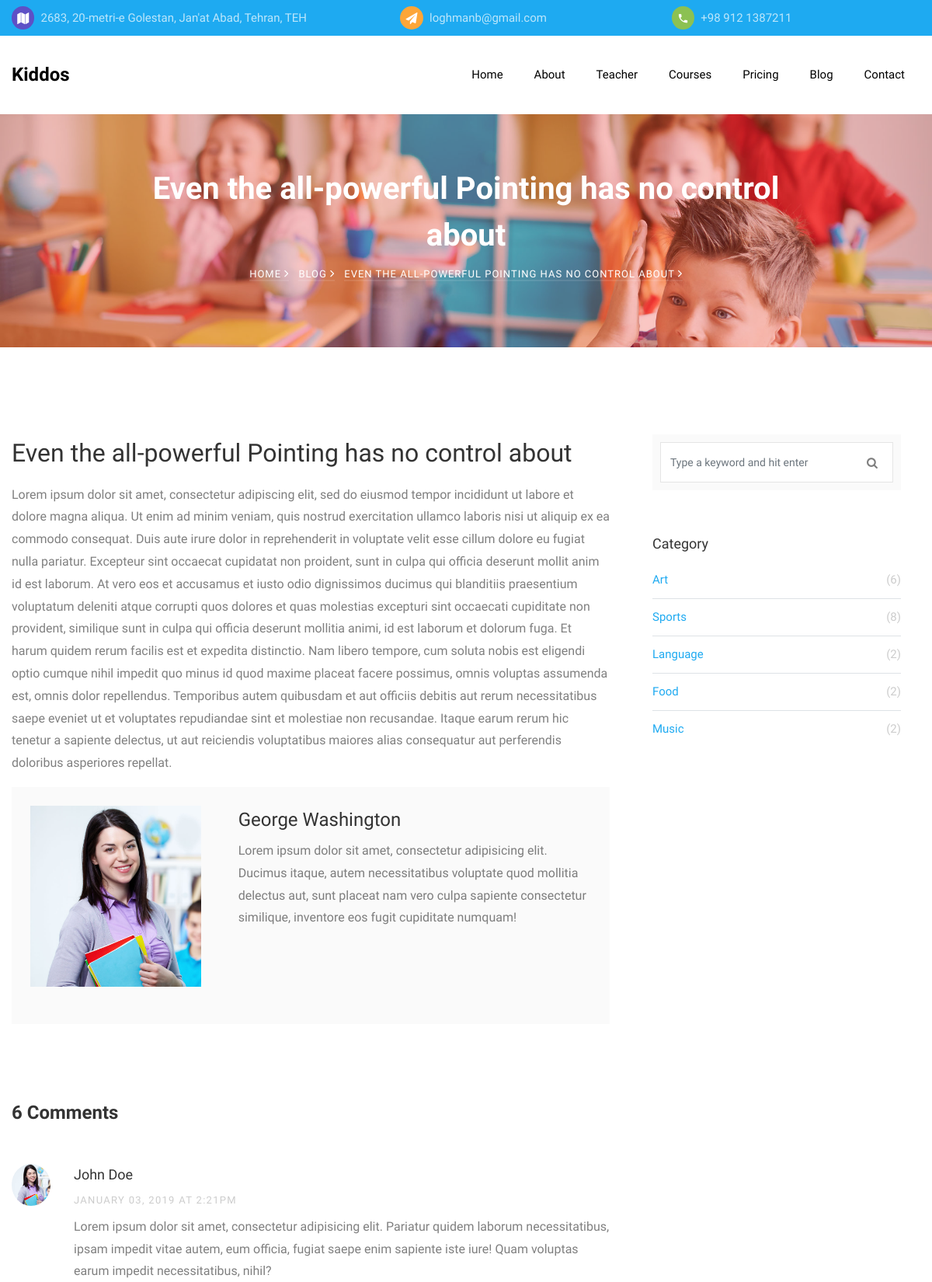
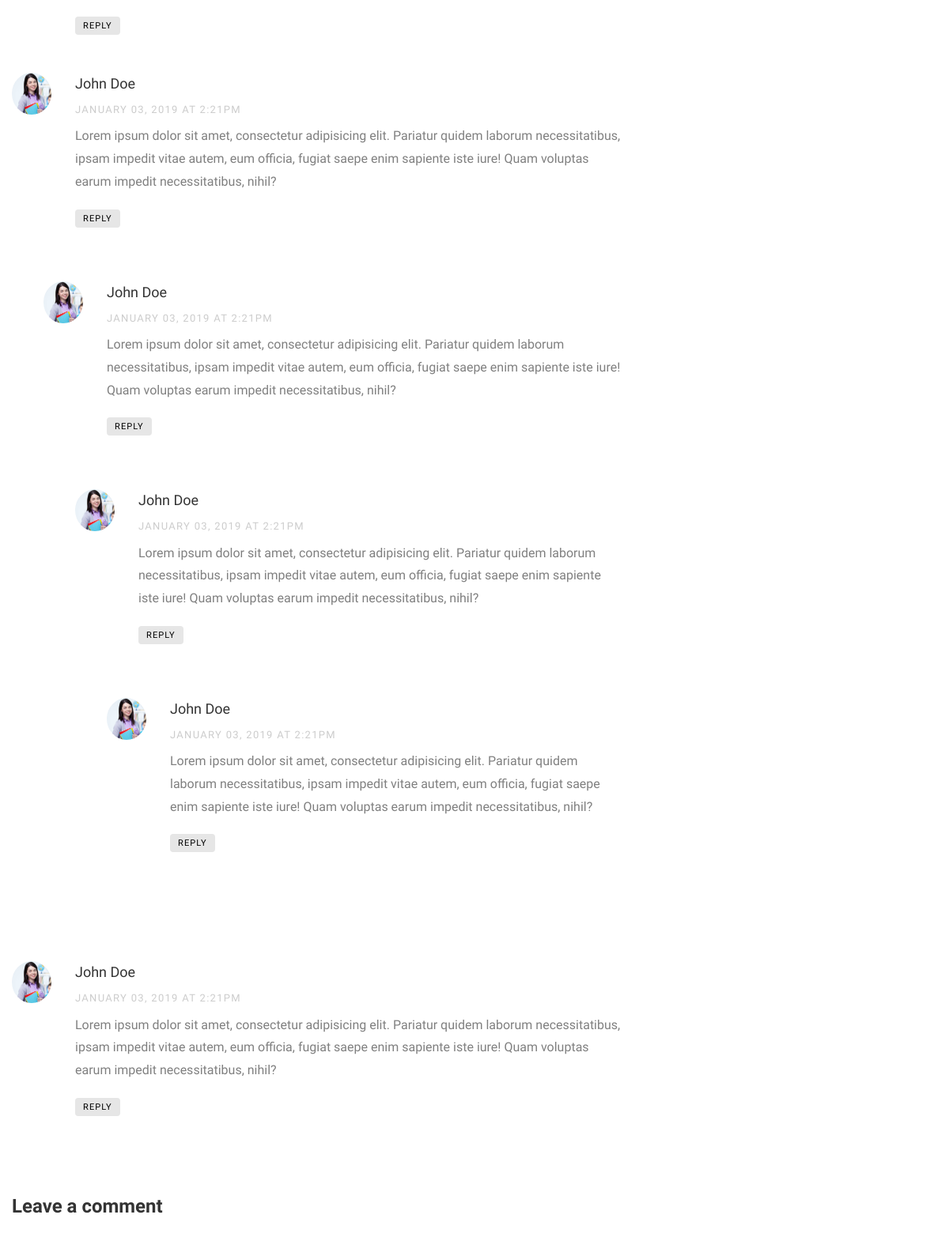
Page /blog/2 (upper part) on the committed database (2 pictures, top to bottom).
### pages/models.py (models this page shows, shortened)
class Setting(models.Model):
    class Meta:
        db_table = 'kiddos_settings'
    name = models.CharField('Name', primary_key=True,
                            max_length=50, blank=False, null=False)
    value = models.TextField('Value', blank=True, null=True)

class BlogPost(models.Model):
    class Meta:
        db_table = 'kiddos_blog_post'
    title = models.CharField('Title', max_length=128, blank=False, null=False)
    short_desc = models.CharField('Short Description', max_length=256)
    body = models.TextField('Body')
    tags = models.CharField(_('Tags'), max_length=128,
                            blank=True, null=False, default='')
    image = models.ImageField('Image', upload_to='images/%Y/%m/%d/')
    is_published = models.BooleanField(_('Is published!'), default=True)
    create_date = models.DateTimeField(verbose_name=_('Creation Date'),
                                       default=datetime.now, blank=True)
    create_user = models.ForeignKey(
        settings.AUTH_USER_MODEL,
        on_delete=models.CASCADE,
        related_name='+',
        blank=True,
        null=True,
        verbose_name=_('Created by'),
    )

### pages/views.py (the view)
# urls.py: path('blog/<int:id>', views.blog_single, name='blog-single'),
def blog_single(request, id):
    blog_post = models.BlogPost.objects.get(pk=id)
    return render(request, 'pages/blog-single.html', {'blog_post': blog_post})

### pages/views.py (called while the page is built)
def render(request, template, data=None):
    if data is None:
        data = {}
    data.update(services.get_website_settings())
    return _render(request, template, data)

### templates/pages/blog-single.html (shortened to what this page needs)
{% extends 'base.html' %}
{% load static %}
{% load humanize %}
{% block content %}
<section class="hero-wrap hero-wrap-2" style="background-image: url('{% static 'images/bg_2.jpg'%}');">
    <div class="overlay"></div>
    <div class="container">
        <div class="row no-gutters slider-text align-items-center justify-content-center">
            <div class="col-md-9 ftco-animate text-center">
                <h1 class="mb-2 bread">{{ blog_post.title }}</h1>
                <p class="breadcrumbs">
                    <span class="mr-2"><a href="{% url 'index' %}">Home <i class="ion-ios-arrow-forward"></i></a></span>
                    <span class="mr-2"><a href="{% url 'blog' %}">Blog <i class="ion-ios-arrow-forward"></i></a></span>
                    <span>{{ blog_post.title }} <i class="ion-ios-arrow-forward"></i></span>
                </p>
            </div>
        </div>
    </div>
</section>
<section class="ftco-section">
    <div class="container">
        <div class="row">
            <div class="col-lg-8 ftco-animate">
                <h2 class="mb-3">{{ blog_post.title }}</h2>
                <p>{{ blog_post.body|safe }}</p>
                <div class="about-author d-flex p-4 bg-light">
                    <div class="bio mr-5">
                        <img src="images/teacher-1.jpg" alt="Image placeholder" class="img-fluid mb-4">
                    </div>
                    <div class="desc">
                        <h3>George Washington</h3>
                        <p>Lorem ipsum dolor sit amet, consectetur adipisicing elit. Ducimus itaque, autem
                            necessitatibus voluptate quod mollitia delectus aut, sunt placeat nam vero culpa sapiente
                            consectetur similique, inventore eos fugit cupiditate numquam!</p>
                    </div>
                </div>
                <div class="pt-5 mt-5">
                    <h3 class="mb-5 h4 font-weight-bold">6 Comments</h3>
                    <ul class="comment-list">
                        <li class="comment">
                            <div class="vcard bio">
                                <img src="images/teacher-1.jpg" alt="Image placeholder">
                            </div>
                            <div class="comment-body">
                                <h3>John Doe</h3>
                                <div class="meta mb-2">January 03, 2019 at 2:21pm</div>
                                <p>Lorem ipsum dolor sit amet, consectetur adipisicing elit. Pariatur quidem laborum
                                    necessitatibus, ipsam impedit vitae autem, eum officia, fugiat saepe enim sapiente
                                    iste iure! Quam voluptas earum impedit necessitatibus, nihil?</p>
                                <p><a href="#" class="reply">Reply</a></p>
                            </div>
                        </li>
                        <li class="comment">
                            <div class="vcard bio">
                                <img src="images/teacher-1.jpg" alt="Image placeholder">
                            </div>
                            <div class="comment-body">
                                <h3>John Doe</h3>
                                <div class="meta mb-2">January 03, 2019 at 2:21pm</div>
                                <p>Lorem ipsum dolor sit amet, consectetur adipisicing elit. Pariatur quidem laborum
                                    necessitatibus, ipsam impedit vitae autem, eum officia, fugiat saepe enim sapiente
                                    iste iure! Quam voluptas earum impedit necessitatibus, nihil?</p>
                                <p><a href="#" class="reply">Reply</a></p>
                            </div>
                            <ul class="children">
                                <li class="comment">
                                    <div class="vcard bio">
                                        <img src="images/teacher-1.jpg" alt="Image placeholder">
                                    </div>
                                    <div class="comment-body">
                                        <h3>John Doe</h3>
                                        <div class="meta mb-2">January 03, 2019 at 2:21pm</div>
                                        <p>Lorem ipsum dolor sit amet, consectetur adipisicing elit. Pariatur quidem
                                            laborum necessitatibus, ipsam impedit vitae autem, eum officia, fugiat saepe
                                            enim sapiente iste iure! Quam voluptas earum impedit necessitatibus, nihil?
                                        </p>
                                        <p><a href="#" class="reply">Reply</a></p>
                                    </div>
                                    <ul class="children">
                                        <li class="comment">
                                            <div class="vcard bio">
                                                <img src="images/teacher-1.jpg" alt="Image placeholder">
                                            </div>
                                            <div class="comment-body">
                                                <h3>John Doe</h3>
                                                <div class="meta mb-2">January 03, 2019 at 2:21pm</div>
                                                <p>Lorem ipsum dolor sit amet, consectetur adipisicing elit. Pariatur
                                                    quidem laborum necessitatibus, ipsam impedit vitae autem, eum
                                                    officia, fugiat saepe enim sapiente iste iure! Quam voluptas earum
                                                    impedit necessitatibus, nihil?</p>
                                                <p><a href="#" class="reply">Reply</a></p>
                                            </div>
                                            <ul class="children">
                                                <li class="comment">
                                                    <div class="vcard bio">
                                                        <img src="images/teacher-1.jpg" alt="Image placeholder">
                                                    </div>
                                                    <div class="comment-body">
                                                        <h3>John Doe</h3>
                                                        <div class="meta mb-2">January 03, 2019 at 2:21pm</div>
                                                        <p>Lorem ipsum dolor sit amet, consectetur adipisicing elit.
                                                            Pariatur quidem laborum necessitatibus, ipsam impedit vitae
                                                            autem, eum officia, fugiat saepe enim sapiente iste iure!
                                                            Quam voluptas earum impedit necessitatibus, nihil?</p>
                                                        <p><a href="#" class="reply">Reply</a></p>
                                                    </div>
                                                </li>
                                            </ul>
                                        </li>
                                    </ul>
                                </li>
                            </ul>
                        </li>
                        <li class="comment">
                            <div class="vcard bio">
                                <img src="images/teacher-1.jpg" alt="Image placeholder">
                            </div>
                            <div class="comment-body">
                                <h3>John Doe</h3>
                                <div class="meta mb-2">January 03, 2019 at 2:21pm</div>
                                <p>Lorem ipsum dolor sit amet, consectetur adipisicing elit. Pariatur quidem laborum
                                    necessitatibus, ipsam impedit vitae autem, eum officia, fugiat saepe enim sapiente
                                    iste iure! Quam voluptas earum impedit necessitatibus, nihil?</p>
                                <p><a href="#" class="reply">Reply</a></p>
                            </div>
                        </li>
                    </ul>
                    <div class="comment-form-wrap pt-5">
                        <h3 class="mb-5 h4 font-weight-bold">Leave a comment</h3>
                    </div>
                </div>
            </div>
            <div class="col-lg-4 sidebar ftco-animate">
                <div class="sidebar-box">
                    <form action="#" class="search-form">
                        <div class="form-group">
                            <span class="icon icon-search"></span>
                            <input type="text" class="form-control" placeholder="Type a keyword and hit enter">
                        </div>
                    </form>
                </div>
                <div class="sidebar-box ftco-animate">
                    <h3>Category</h3>
                    <ul class="categories">
                        <li><a href="#">Art <span>(6)</span></a></li>
                        <li><a href="#">Sports <span>(8)</span></a></li>
                        <li><a href="#">Language <span>(2)</span></a></li>
                        <li><a href="#">Food <span>(2)</span></a></li>
                        <li><a href="#">Music <span>(2)</span></a></li>
                    </ul>
                </div>
            </div>
        </div>
    </div>
</section>
{% endblock %}

### templates/partials/_topbar.html
<div class="py-2 bg-primary">
    <div class="container">
        <div class="row no-gutters d-flex align-items-start align-items-center px-3 px-md-0">
            <div class="col-lg-12 d-block">
                <div class="row d-flex">
                    <div class="col-md-5 pr-4 d-flex topper align-items-center">
                        <div class="icon bg-fifth mr-2 d-flex justify-content-center align-items-center"><span
                                class="icon-map"></span></div>
                        <span class="text">{{ settings_address }}</span>
                    </div>
                    <div class="col-md pr-4 d-flex topper align-items-center">
                        <div class="icon bg-secondary mr-2 d-flex justify-content-center align-items-center"><span
                                class="icon-paper-plane"></span></div>
                        <a href="mailto:{{ settings_email }}"><span class="text">{{ settings_email }}</span></a>
                    </div>
                    <div class="col-md pr-4 d-flex topper align-items-center">
                        <div class="icon bg-tertiary mr-2 d-flex justify-content-center align-items-center"><span
                                class="icon-phone2"></span></div>
                        <span class="text">{{ settings_phone_no }}</span>
                    </div>
                </div>
            </div>
        </div>
    </div>
</div>

### kiddos/static/css/icomoon.css (style rules this page uses)
[class^="icon-"], [class*=" icon-"] { font-family: 'icomoon' !important; speak: none; font-style: normal; font-weight: normal; font-variant: normal; text-transform: none; line-height: 1; -webkit-font-smoothing: antialiased; -moz-osx-font-smoothing: grayscale; }
.icon-search:before { content: "\f002"; }
.icon-paper-plane:before { content: "\f1d8"; }
.icon-map:before { content: "\f279"; }
.icon-phone2:before { content: "\e0cd"; }

### rows in the picture
Setting: value "2683, 20-metri-e Golestan, Jan'at Abad, Tehran, TEH"
Setting: value "loghmanb@gmail.com"
Setting: value "+98 912 1387211"
BlogPost: title "Even the all-powerful Pointing has no control about", title "EVEN THE ALL-POWERFUL POINTING HAS NO CONTROL ABOUT", body "Lorem ipsum dolor sit amet, consectetur adipiscing elit, sed do eiusmod tempor incididunt ut labore et dolore magna aliqua. Ut enim ad minim veniam, quis nostrud exercitation ullamco laboris nisi ut aliquip ex ea commodo consequat. Duis aute irure dolor in reprehenderit in voluptate velit esse cillum dolore eu fugiat nulla pariatur. Excepteur sint occaecat cupidatat non proident, sunt in culpa qui officia deserunt mollit anim id est laborum. At vero eos et accusamus et iusto odio dignissimos ducimus qui blanditiis praesentium voluptatum deleniti atque corrupti quos dolores et quas molestias excepturi sint occaecati cupiditate non provident, similique sunt in culpa qui officia deserunt…"
